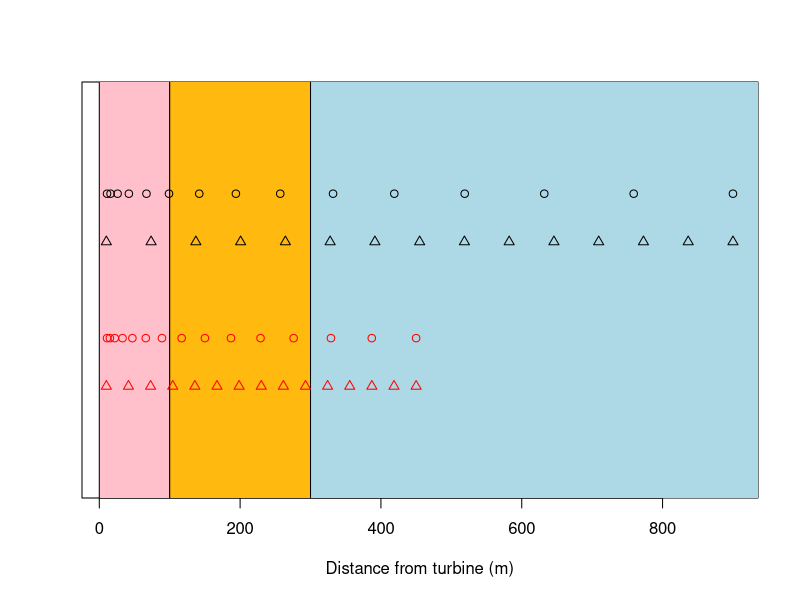

The R source for this figure:
#' This is an attempt to figure out what spacing we want between deployed pots.
#' 
#' If we assume that there is a linear response with increasing distance from a turbine, then even spacing works. However, if there is a logarithmic response, then it might be better to space the pots logarithmically, with the base of the logarithm being the number of desired pots.
#' 
#' At this point, we are aiming for 15 pots and 900m or 450m trawl lines.

log_spacing <- function(trawl_length, n_pots, round = NULL){
  spacing <- (1:n_pots) ^ log(trawl_length - 10, n_pots) + 10
  
  if(!is.null(round)){
    round(spacing, round)
  } else{
    spacing
  }
}

#' If a 900m trawl length:
log_spacing(900, 15, round = 0)

#' If a 450m trawl length:
log_spacing(450, 15, round = 0)


#' Compare how this looks with a linear spacing of pots:

plot(y = rep(0, 15), x = log_spacing(900, 15, round = 0),
     type = 'n', yaxt = 'n', xlab = 'Distance from turbine (m)', ylab = '')

rect(0, -10, 100, 10, col = 'pink')
rect(100, -10, 300, 10, col = 'darkgoldenrod1')
rect(300, -10, 950, 10, col = 'lightblue')

points(y = rep(0.5, 15), x = log_spacing(900, 15, round = 0))
points(y = rep(0.25, 15), x = seq(10, 900, length.out = 15), pch = 2)

points(y = rep(-0.25, 15), x = log_spacing(450, 15, round = 0), col = 'red')
points(y = rep(-0.5, 15), x = seq(10, 450, length.out = 15), pch = 2, col = 'red')
